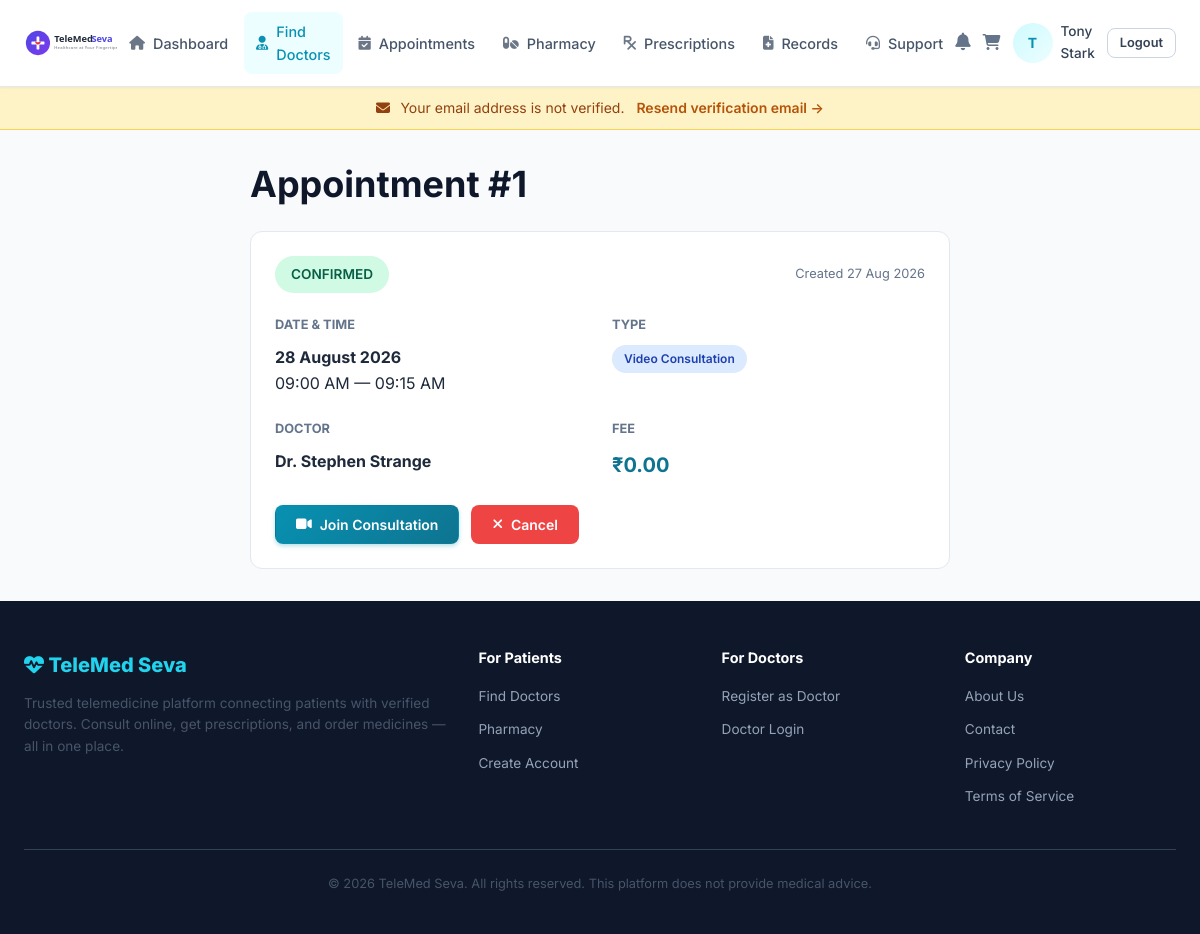
The page /appointments/1 (signed in) on the database its author committed.
### app/models/user.py (models this page shows, shortened)
class User(UserMixin, db.Model):
    __tablename__ = 'users'
    id = db.Column(db.Integer, primary_key=True)
    email = db.Column(db.String(255), unique=True, nullable=False, index=True)
    password_hash = db.Column(db.String(256), nullable=False)
    role = db.Column(db.Enum(UserRole), nullable=False, default=UserRole.PATIENT)
    is_active = db.Column(db.Boolean, default=True, nullable=False)
    email_verified = db.Column(db.Boolean, default=False, nullable=False)
    created_at = db.Column(db.DateTime, default=lambda: datetime.now(timezone.utc), nullable=False)
    updated_at = db.Column(
        db.DateTime,
        default=lambda: datetime.now(timezone.utc),
        onupdate=lambda: datetime.now(timezone.utc),
    )
    last_login_at = db.Column(db.DateTime)
    last_login_ip = db.Column(db.String(45))
    patient_profile = db.relationship(
        'PatientProfile', backref='user', uselist=False, cascade='all, delete-orphan'
    )
    doctor_profile = db.relationship(
        'DoctorProfile', backref='user', uselist=False, cascade='all, delete-orphan'
    )
    addresses = db.relationship('Address', backref='user', lazy='dynamic', cascade='all, delete-orphan')
    notifications = db.relationship('Notification', backref='user', lazy='dynamic', cascade='all, delete-orphan')
    @property
    def display_name(self):
        if self.role == UserRole.PATIENT and self.patient_profile:
            return self.patient_profile.full_name
        if self.role == UserRole.DOCTOR and self.doctor_profile:
            return f'Dr. {self.doctor_profile.full_name}'
        return self.email.split('@')[0]
    @property
    def avatar_url(self):
        profile = self.patient_profile or self.doctor_profile
        if profile and profile.avatar:
            return f'/uploads/avatars/{profile.avatar}'
        return None

class PatientProfile(db.Model):
    __tablename__ = 'patient_profiles'
    id = db.Column(db.Integer, primary_key=True)
    user_id = db.Column(db.Integer, db.ForeignKey('users.id', ondelete='CASCADE'), unique=True, nullable=False)
    first_name = db.Column(db.String(100), nullable=False)
    last_name = db.Column(db.String(100), nullable=False)
    phone = db.Column(db.String(20))
    date_of_birth = db.Column(db.Date)
    gender = db.Column(db.Enum(Gender))
    blood_group = db.Column(db.Enum(BloodGroup))
    avatar = db.Column(db.String(255))
    allergies = db.Column(db.Text)
    medical_history = db.Column(db.Text)
    emergency_contact_name = db.Column(db.String(200))
    emergency_contact_phone = db.Column(db.String(20))
    created_at = db.Column(db.DateTime, default=lambda: datetime.now(timezone.utc), nullable=False)
    updated_at = db.Column(
        db.DateTime,
        default=lambda: datetime.now(timezone.utc),
        onupdate=lambda: datetime.now(timezone.utc),
    )
    @property
    def full_name(self):
        return f'{self.first_name} {self.last_name}'

class DoctorProfile(db.Model):
    __tablename__ = 'doctor_profiles'
    id = db.Column(db.Integer, primary_key=True)
    user_id = db.Column(db.Integer, db.ForeignKey('users.id', ondelete='CASCADE'), unique=True, nullable=False)
    first_name = db.Column(db.String(100), nullable=False)
    last_name = db.Column(db.String(100), nullable=False)
    phone = db.Column(db.String(20))
    avatar = db.Column(db.String(255))
    specialty_id = db.Column(db.Integer, db.ForeignKey('specialties.id'), nullable=True)
    qualifications = db.Column(db.String(500))
    registration_number = db.Column(db.String(100))
    experience_years = db.Column(db.Integer, default=0)
    bio = db.Column(db.Text)
    languages = db.Column(db.String(300))
    consultation_fee = db.Column(db.Numeric(10, 2), default=0)
    consultation_duration = db.Column(db.Integer, default=30)  # minutes
    is_verified = db.Column(db.Boolean, default=False, nullable=False)
    is_available = db.Column(db.Boolean, default=True, nullable=False)
    created_at = db.Column(db.DateTime, default=lambda: datetime.now(timezone.utc), nullable=False)
    updated_at = db.Column(
        db.DateTime,
        default=lambda: datetime.now(timezone.utc),
        onupdate=lambda: datetime.now(timezone.utc),
    )
    specialty = db.relationship('Specialty', backref='doctors')
    verification = db.relationship(
        'DoctorVerification', backref='doctor', uselist=False, cascade='all, delete-orphan'
    )
    availabilities = db.relationship('Availability', backref='doctor', cascade='all, delete-orphan')
    reviews = db.relationship('Review', backref='doctor', lazy='dynamic')
    @property
    def full_name(self):
        return f'{self.first_name} {self.last_name}'

### app/models/appointment.py (models this page shows, shortened)
class Appointment(db.Model):
    __tablename__ = 'appointments'
    id = db.Column(db.Integer, primary_key=True)
    patient_id = db.Column(
        db.Integer,
        db.ForeignKey('users.id', ondelete='CASCADE'),
        nullable=False,
        index=True,
    )
    doctor_id = db.Column(
        db.Integer,
        db.ForeignKey('doctor_profiles.id', ondelete='CASCADE'),
        nullable=False,
        index=True,
    )
    appointment_date = db.Column(db.Date, nullable=False)
    start_time = db.Column(db.Time, nullable=False)
    end_time = db.Column(db.Time, nullable=False)
    appointment_type = db.Column(
        db.Enum(AppointmentType), default=AppointmentType.VIDEO, nullable=False
    )
    status = db.Column(
        db.Enum(AppointmentStatus),
        default=AppointmentStatus.PENDING,
        nullable=False,
        index=True,
    )
    cancellation_reason = db.Column(db.Text)
    cancelled_by = db.Column(db.Integer, db.ForeignKey('users.id'), nullable=True)
    locked_until = db.Column(db.DateTime, nullable=True)
    locked_by = db.Column(db.Integer, db.ForeignKey('users.id'), nullable=True)
    patient_notes = db.Column(db.Text)
    consultation_fee = db.Column(db.Numeric(10, 2), nullable=False, default=0)
    rescheduled_from = db.Column(db.Integer, db.ForeignKey('appointments.id'), nullable=True)
    created_at = db.Column(db.DateTime, default=lambda: datetime.now(timezone.utc), nullable=False)
    updated_at = db.Column(
        db.DateTime,
        default=lambda: datetime.now(timezone.utc),
        onupdate=lambda: datetime.now(timezone.utc),
    )
    patient = db.relationship('User', foreign_keys=[patient_id], backref='patient_appointments')
    doctor = db.relationship('DoctorProfile', backref='appointments')
    consultation = db.relationship(
        'Consultation', backref='appointment', uselist=False, cascade='all, delete-orphan'
    )
    payment = db.relationship(
        'Payment',
        primaryjoin="and_(Payment.reference_type=='appointment', "
                    "foreign(Payment.reference_id)==Appointment.id)",
        viewonly=True,
        uselist=False,
    )
    __table_args__ = (
        db.UniqueConstraint(
            'doctor_id', 'appointment_date', 'start_time',
            name='uq_doctor_date_slot',
        ),
    )
    VALID_TRANSITIONS = {
        AppointmentStatus.PENDING: {
            AppointmentStatus.CONFIRMED,
            AppointmentStatus.CANCELLED,
        },
        AppointmentStatus.CONFIRMED: {
            AppointmentStatus.COMPLETED,
            AppointmentStatus.CANCELLED,
            AppointmentStatus.NO_SHOW,
            AppointmentStatus.RESCHEDULED,
        },
        AppointmentStatus.CANCELLED: set(),
        AppointmentStatus.COMPLETED: set(),
        AppointmentStatus.NO_SHOW: set(),
        AppointmentStatus.RESCHEDULED: set(),
    }

### app/appointments/routes.py (the view)
@appointments_bp.route('/<int:appointment_id>')
@login_required
def detail(appointment_id):
    appointment = Appointment.query.get_or_404(appointment_id)
    if current_user.role == UserRole.PATIENT and appointment.patient_id != current_user.id:
        abort(403)
    if current_user.role == UserRole.DOCTOR and appointment.doctor_id != current_user.doctor_profile.id:
        abort(403)
    return render_template(
        'appointments/detail.html',
        title=f'Appointment #{appointment.id}',
        appointment=appointment,
    )

### app/templates/appointments/detail.html (shortened to what this page needs)
{% extends "base.html" %}
{% block content %}
<div class="container"><div style="max-width:700px; margin:0 auto;">
  <h1 class="mb-6">Appointment #{{ appointment.id }}</h1>
  <div class="card"><div class="card-body">
    <div class="flex-between mb-6">
      <span class="badge badge-{{ 'success' if appointment.status.value == 'confirmed'
                                              else 'warning' if appointment.status.value == 'pending'
                                              else 'danger' if appointment.status.value == 'cancelled'
                                              else 'info' }}"
            style="font-size:0.85rem; padding:var(--space-2) var(--space-4);">
        {{ appointment.status.value | upper }}
      </span>
      <span class="text-sm text-muted">Created {{ appointment.created_at.strftime('%d %b %Y') }}</span>
    </div>
    <div class="grid grid-2 mb-6">
      <div>
        <h4 class="text-muted text-sm">DATE &amp; TIME</h4>
        <strong>{{ appointment.appointment_date.strftime('%d %B %Y') }}</strong><br>
        {{ appointment.start_time.strftime('%I:%M %p') }} — {{ appointment.end_time.strftime('%I:%M %p') }}
      </div>
      <div>
        <h4 class="text-muted text-sm">TYPE</h4>
        <span class="badge badge-info">{{ appointment.appointment_type.value | title }} Consultation</span>
      </div>
      <div>
        <h4 class="text-muted text-sm">DOCTOR</h4>
        <strong>Dr. {{ appointment.doctor.full_name }}</strong><br>
      </div>
      <div>
        <h4 class="text-muted text-sm">FEE</h4>
        <strong style="font-size:1.25rem; color:var(--primary-dark);">{{ currency }}{{ appointment.consultation_fee }}</strong>
      </div>
    </div>
    <div style="display:flex; gap:var(--space-3); flex-wrap:wrap;">
      {% if appointment.consultation and appointment.status.value == 'confirmed' %}
        <a href="{{ url_for('consultation.room', consultation_id=appointment.consultation.id) }}"
           class="btn btn-primary">
          <i class="fas fa-video"></i> Join Consultation
        </a>
      {% endif %}
      {% if appointment.status.value in ('confirmed', 'pending') %}
        <button onclick="openModal('cancel-modal')" class="btn btn-danger">
          <i class="fas fa-times"></i> Cancel
        </button>
      {% endif %}
    </div>
  </div></div>
</div>
{% endblock %}

### app/templates/base.html (shortened to what this page needs)
<!DOCTYPE html>
<html lang="en">
<head>
  <link rel="stylesheet" href="https://cdnjs.cloudflare.com/ajax/libs/font-awesome/6.5.1/css/all.min.css">
  <link rel="stylesheet" href="{{ url_for('static', filename='css/style.css') }}">
</head>
<body>
  <nav class="navbar">
    <div class="navbar-inner">
      <a href="{{ url_for('auth.login') if not current_user.is_authenticated else
                 (url_for('patient.dashboard') if current_user.role.value == 'patient' else
                  url_for('doctor.dashboard') if current_user.role.value == 'doctor' else
                  url_for('admin.dashboard')) }}" class="navbar-brand">
        <img src="{{ url_for('static', filename='images/logo.svg') }}" alt="TeleMed Seva" style="height: 40px; margin-right: 0;">
      </a>
      <ul class="navbar-nav">
        {% if current_user.is_authenticated %}
          {% if current_user.role.value == 'patient' %}
            <li><a href="{{ url_for('patient.dashboard') }}" class="{{ 'active' if request.endpoint == 'patient.dashboard' }}"><i class="fas fa-home"></i> Dashboard</a></li>
            <li><a href="{{ url_for('appointments.search_doctors') }}" class="{{ 'active' if 'appointments' in request.endpoint|default('') }}"><i class="fas fa-user-md"></i> Find Doctors</a></li>
            <li><a href="{{ url_for('appointments.my_appointments') }}"><i class="fas fa-calendar-check"></i> Appointments</a></li>
            <li><a href="{{ url_for('pharmacy.catalog') }}" class="{{ 'active' if 'pharmacy' in request.endpoint|default('') }}"><i class="fas fa-pills"></i> Pharmacy</a></li>
            <li><a href="{{ url_for('prescriptions.my_prescriptions') }}"><i class="fas fa-prescription"></i> Prescriptions</a></li>
            <li><a href="{{ url_for('patient.medical_records') }}"><i class="fas fa-file-medical"></i> Records</a></li>
            <li><a href="{{ url_for('patient.support') }}"><i class="fas fa-headset"></i> Support</a></li>
          {% endif %}
        {% endif %}
      </ul>
      <div class="navbar-actions">
        {% if current_user.is_authenticated %}
          <a href="{{ url_for('notifications.list_notifications') }}" class="notification-badge" title="Notifications">
            <i class="fas fa-bell" style="font-size:1.1rem; color:var(--gray-500);"></i>
          </a>
          {% if current_user.role.value == 'patient' %}
            <a href="{{ url_for('pharmacy.cart') }}" title="Cart" style="color:var(--gray-500);">
              <i class="fas fa-shopping-cart"></i>
            </a>
          {% endif %}
          <div style="display:flex; align-items:center; gap:0.5rem;">
            <div class="avatar">
              {% if current_user.avatar_url %}
                <img src="{{ current_user.avatar_url }}" alt="Avatar">
              {% else %}
                {{ current_user.display_name[0] | upper }}
              {% endif %}
            </div>
            <a href="{% if current_user.role.value == 'patient' %}{{ url_for('patient.profile') }}{% elif current_user.role.value == 'doctor' %}{{ url_for('doctor.profile') }}{% else %}{{ url_for('admin.dashboard') }}{% endif %}"
               style="color:var(--gray-700); font-weight:500; font-size:0.85rem;">
              {{ current_user.display_name | truncate(20) }}
            </a>
          </div>
          <a href="{{ url_for('auth.logout') }}" class="btn btn-outline btn-sm">Logout</a>
        {% else %}
          <a href="{{ url_for('auth.login') }}" class="btn btn-outline btn-sm">Log In</a>
          <a href="{{ url_for('auth.register') }}" class="btn btn-primary btn-sm">Sign Up</a>
        {% endif %}
      </div>
    </div>
  </nav>
  {% if current_user.is_authenticated and not current_user.email_verified %}
    <div style="background:#fef3c7;border-bottom:1px solid #fcd34d;padding:0.6rem 1rem;text-align:center;font-size:0.875rem;color:#92400e;">
      <i class="fas fa-envelope" style="margin-right:0.4rem;"></i>
      Your email address is not verified.
      <a href="{{ url_for('auth.resend_verification') }}" style="color:#b45309;font-weight:600;margin-left:0.5rem;">
        Resend verification email &rarr;
      </a>
    </div>
  {% endif %}
  <main class="page-content">
    {% block content %}{% endblock %}
  </main>
  {% block footer %}
  <footer class="footer">
    <div class="container">
      <div class="footer-grid">
        <div>
          <div class="footer-brand"><i class="fas fa-heartbeat"></i> {{ platform_name }}</div>
          <p style="font-size:0.85rem; margin-bottom:var(--space-4);">
            Trusted telemedicine platform connecting patients with verified doctors.
            Consult online, get prescriptions, and order medicines — all in one place.
          </p>
        </div>
        <div>
          <h5>For Patients</h5>
          <ul>
            <li><a href="{{ url_for('appointments.search_doctors') }}">Find Doctors</a></li>
            <li><a href="{{ url_for('pharmacy.catalog') }}">Pharmacy</a></li>
            <li><a href="{{ url_for('auth.register') }}">Create Account</a></li>
          </ul>
        </div>
        <div>
          <h5>For Doctors</h5>
          <ul>
            <li><a href="{{ url_for('auth.register') }}">Register as Doctor</a></li>
            <li><a href="{{ url_for('auth.login') }}">Doctor Login</a></li>
          </ul>
        </div>
        <div>
          <h5>Company</h5>
          <ul>
            <li><a href="#">About Us</a></li>
            <li><a href="#">Contact</a></li>
            <li><a href="#">Privacy Policy</a></li>
            <li><a href="#">Terms of Service</a></li>
          </ul>
        </div>
      </div>
      <div class="footer-bottom">
        <p>&copy; {{ now().year }} {{ platform_name }}. All rights reserved. This platform does not provide medical advice.</p>
      </div>
    </div>
  </footer>
  {% endblock %}
</body>
</html>

### rows shown on the page
User: role.last_name "T", display_name "Tony Stark"
Appointment: id "1", status.value "CONFIRMED", created_at "27 Aug 2026", appointment_date "28 August 2026", start_time "09:00 AM", end_time "09:15 AM", appointment_type.value "Video", consultation_fee "0.00"
DoctorProfile: doctor.full_name "Stephen Strange"

### other values the page prints
{{ currency }} "₹"
{{ platform_name }} "TeleMed Seva"
